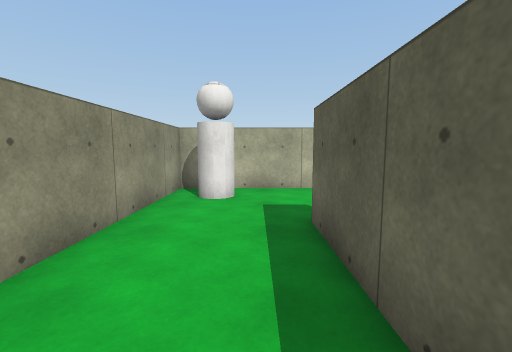
[1] (above)

16 first-person views from a walk through a scene from a Unity 3-D project. The camera is 1.3 m above the floor, tilts 6° down and sees 90° across. The floor is counted in squares, 1 m on a side. Each view is taken from the middle of a square. On the plan, view 1 faces up. The plan holds only what a view shows up to about 13 squares ahead; the rest is blank. Surface patterns are stand-ins for the level's own textures.

[2]
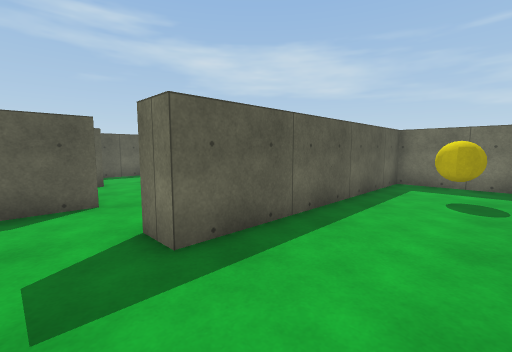

[3]
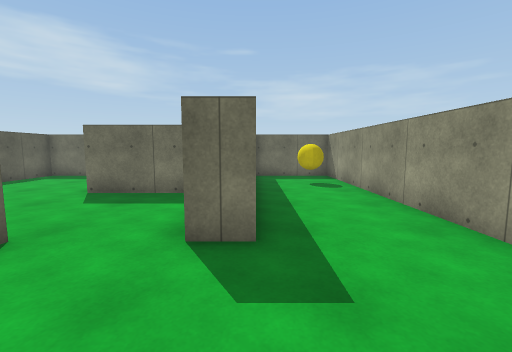

[4]
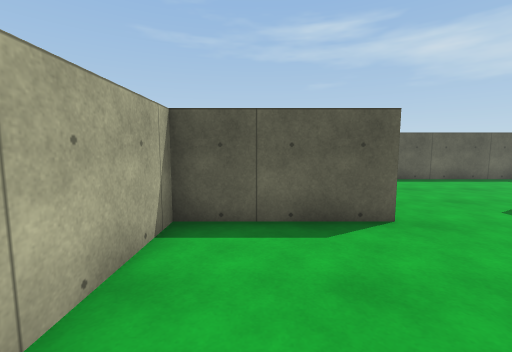

[5]
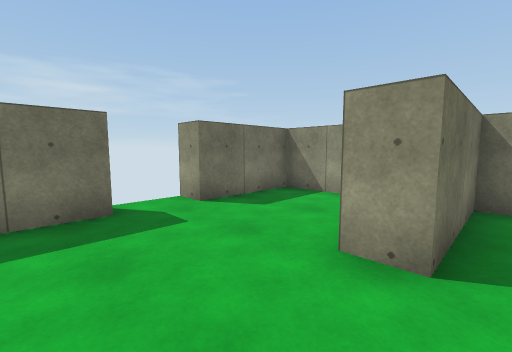

[6]
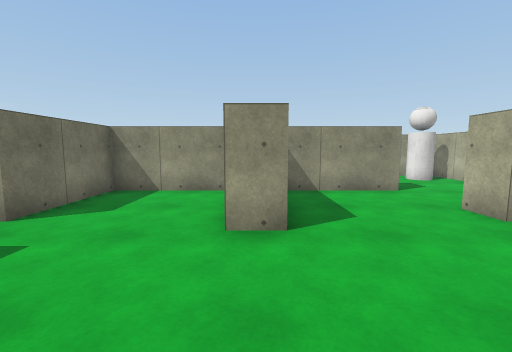

[7]
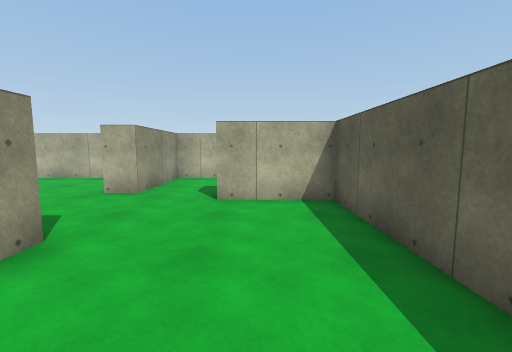

[8]
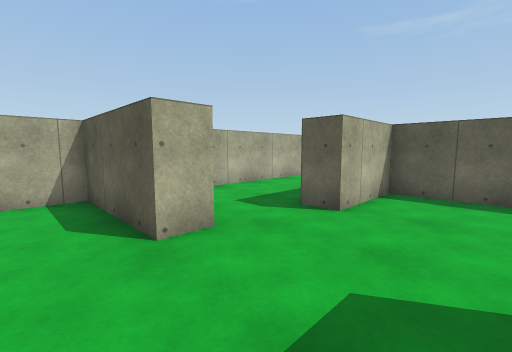

[9]
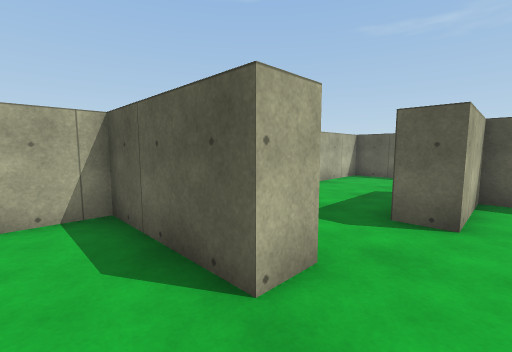

[10]
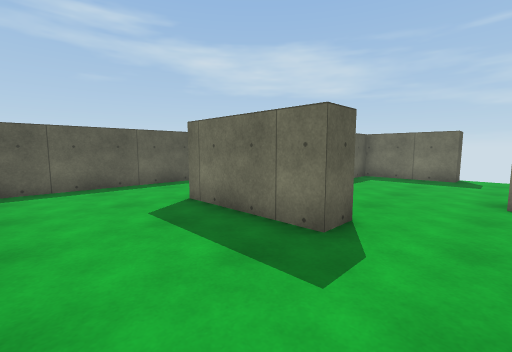

[11]
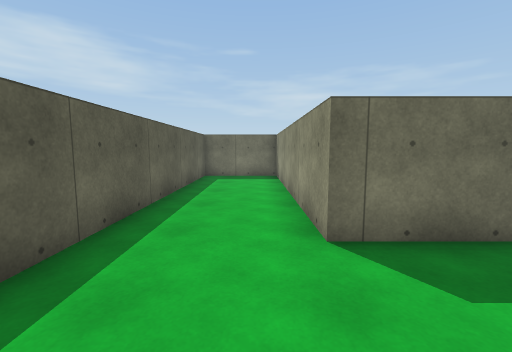

[12]
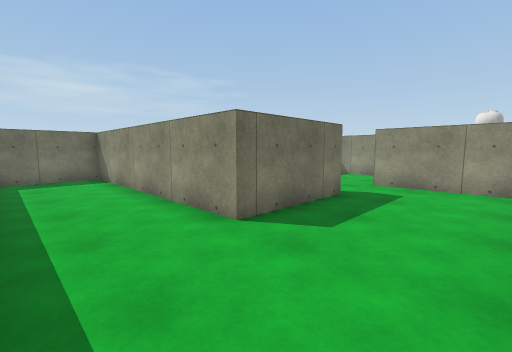

[13]
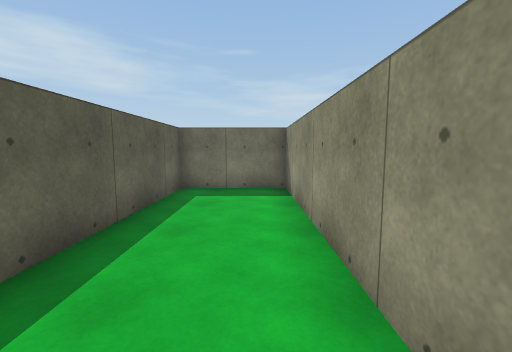

[14]
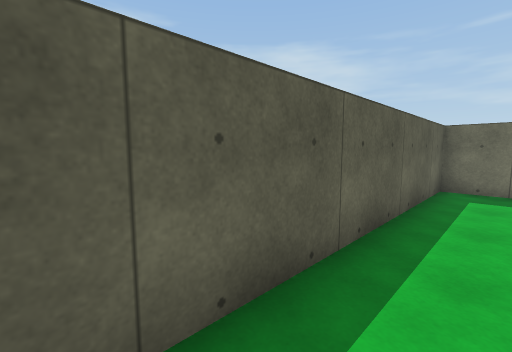

[15]
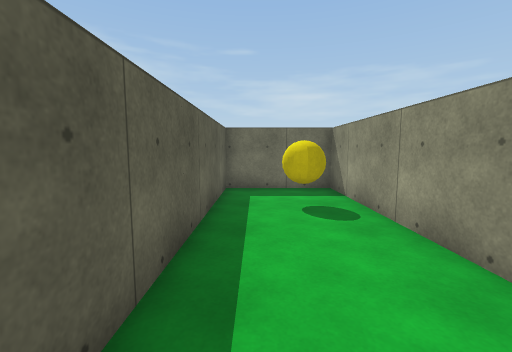

[16]
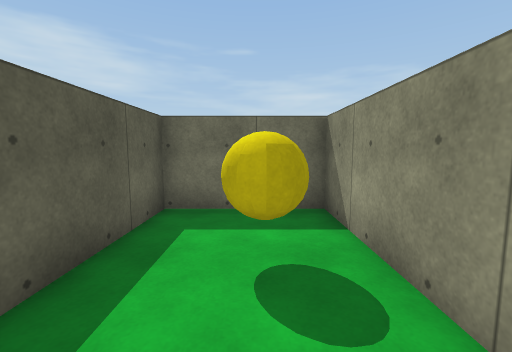

### Floor plan
Points are (right, up) in squares from view 1. A wall is a line through its corners. A room is listed if a view was taken in it or the views show most of it. See-through windows are left out.
Room 1 (views 1, 2, 3, 4, 15, 16)
walls: (4.5, 4.5) (4.5, 8.5) (-2.5, 8.5) (-2.5, -4.5) (1, -4.5) (1, 4.5) (2, 4.5) (2, 3.5)
ways out: opening at (3.5, 4.5) to room 2
objects: yellow ball (-1, -2); other object (-1, 7)
Room 2 (views 5, 6, 7, 8, 9)
walls: (5.5, 4.5) (4.5, 4.5); (2, -0.9) (2, -4.5) (5.5, -4.5) (5.5, -5.5); (7.5, -5.5) (7.5, -4.5) (11, -4.5) (11, 3.5) (8, 3.5); (2, 3.5) (2, 0.5) (6, 0.5) (6, -0.5)
ways out: opening at (3.5, 4.5) to room 1; opening at (6.5, 4.5) to room 3
Room 3 (views 10, 11, 12, 13, 14)
walls: (8, 3.5) (8, 4.5) (12, 4.5) (12, -4.5) (15.5, -4.5) (15.5, 8.5) (5.5, 8.5) (5.5, 4.5)
ways out: opening at (6.5, 4.5) to room 2

Positions as (right, up) in squares from view 1, and headings:
1: (0, 0), facing up
2: (-2, 6), facing down-right
3: (1, 8), facing down
4: (0, 7), facing right
5: (9, 1), facing down-left
6: (10, 0), facing left
7: (9, -3), facing up
8: (3, 1), facing up-right
9: (3, 3), facing up-right
10: (6, 8), facing down-right
11: (13, 8), facing down
12: (15, 8), facing down-left
13: (13, 4), facing down
14: (14, 5), facing down-right
15: (0, 4), facing down
16: (-1, 1), facing down
